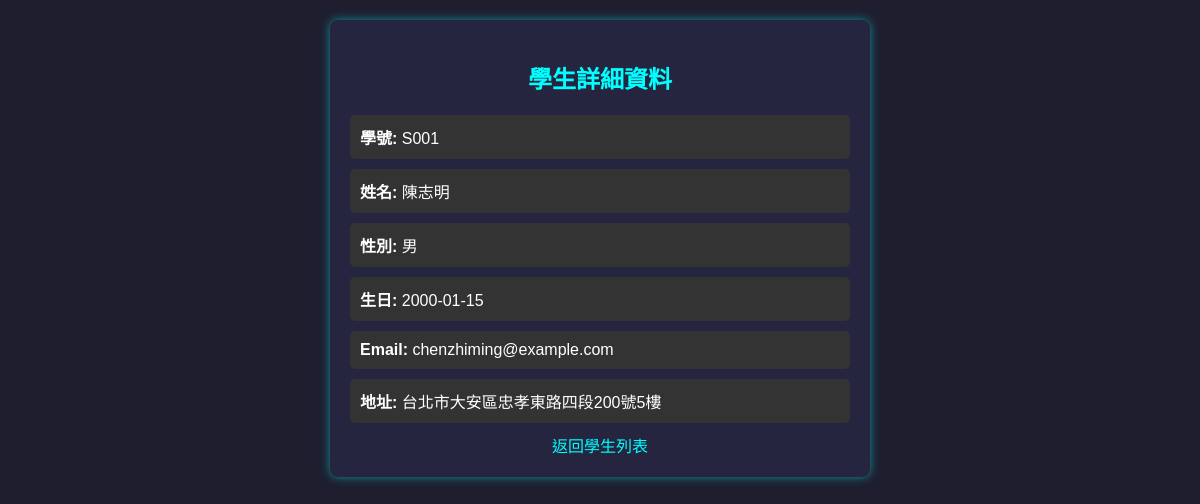
Page /student/student_detail.php?id=1 on the committed database.
### tables this page shows
CREATE TABLE `student` (
  `id` int(11) NOT NULL,
  `schid` varchar(12) NOT NULL COMMENT '學號',
  `name` varchar(32) NOT NULL COMMENT '姓名',
  `gender` varchar(1) NOT NULL COMMENT '性別',
  `birthday` date NOT NULL,
  `email` varchar(64) NOT NULL,
  `address` varchar(64) NOT NULL
);

### student/student_detail.php (the view, shortened to what this page needs)
<?php
$servername = "localhost";
$username = "root";
$password = "";
$dbname = "school";
$conn = new mysqli($servername, $username, $password, $dbname);
$conn->set_charset("utf8mb4");
$id = $_GET['id'];
$stmt = $conn->prepare("SELECT * FROM student WHERE id=?");
$stmt->bind_param("i", $id);
$stmt->execute();
$result = $stmt->get_result();
$student = $result->fetch_assoc();
?>
<!DOCTYPE html>
<html lang="zh-TW">
<head>
</head>
<body>
    <div class="container">
        <h2>學生詳細資料</h2>
        <div class="info"><strong>學號:</strong> <?php echo htmlspecialchars($student['schid']); ?></div>
        <div class="info"><strong>姓名:</strong> <?php echo htmlspecialchars($student['name']); ?></div>
        <div class="info"><strong>性別:</strong> <?php echo ($student['gender'] == 'M') ? '男' : '女'; ?></div>
        <div class="info"><strong>生日:</strong> <?php echo $student['birthday']; ?></div>
        <div class="info"><strong>Email:</strong> <?php echo htmlspecialchars($student['email']); ?></div>
        <div class="info"><strong>地址:</strong> <?php echo htmlspecialchars($student['address']); ?></div>
        <a class="back-link" href="student_list.php">返回學生列表</a>
    </div>
</body>
</html>

### student/student_detail.php (style rules this page uses)
body { font-family: Arial, sans-serif; background-color: #1e1e2f; color: #ffffff; margin: 20px; }
.container { max-width: 500px; background: #252540; padding: 20px; border-radius: 8px; box-shadow: 0px 0px 10px rgba(0, 255, 255, 0.5); margin: auto; text-align: center; }
h2 { color: #00ffff; }
.info { text-align: left; margin: 10px 0; padding: 10px; background-color: #333; border-radius: 5px; }
.back-link { display: block; text-align: center; margin-top: 10px; color: #00ffff; text-decoration: none; }

### rows in the picture
student: schid "S001", name "陳志明", birthday "2000-01-15", email "chenzhiming@example.com", address "台北市大安區忠孝東路四段200號5樓"
